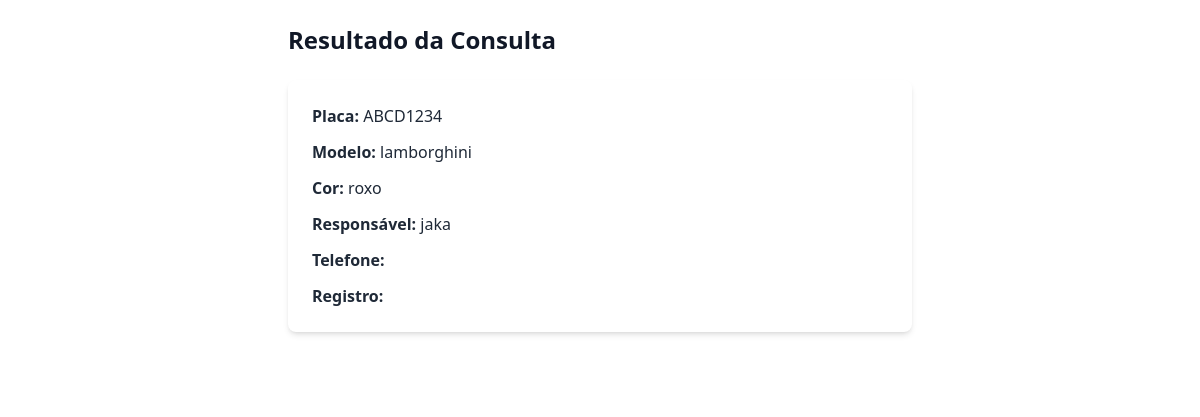
Page /resultado.php?placa=ABCD1234 (signed in) on the committed database.
### tables this page shows
CREATE TABLE `veiculos` (
  `id` int(11) NOT NULL,
  `placa` varchar(10) NOT NULL,
  `modelo` varchar(50) DEFAULT NULL,
  `cor` varchar(30) DEFAULT NULL,
  `responsavel` varchar(100) DEFAULT NULL
);

### resultado.php (the view, shortened to what this page needs)
<?php
include "conexao.php";
$placa = strtoupper($_GET['placa']);
$sql = "SELECT * FROM veiculos WHERE placa='$placa'";
$result = $conn->query($sql);
?>
<!DOCTYPE html>
<html lang="pt-br">
<head>
    <script src="https://cdn.tailwindcss.com"></script>
</head>
<body class="bg-white dark:bg-gray-900 text-gray-900 dark:text-white">
    <section class="max-w-2xl mx-auto p-6">
        <h2 class="text-2xl font-bold mb-6">Resultado da Consulta</h2>
        <div class="bg-white dark:bg-gray-800 p-6 rounded-lg shadow-md">
        <?php
        if ($result->num_rows > 0) {
            $row = $result->fetch_assoc();
            ?>
            <ul class="space-y-3 text-gray-800 dark:text-gray-200">
                <li><strong>Placa:</strong> <?php echo htmlspecialchars($row['placa']); ?></li>
                <li><strong>Modelo:</strong> <?php echo htmlspecialchars($row['modelo']); ?></li>
                <li><strong>Cor:</strong> <?php echo htmlspecialchars($row['cor']); ?></li>
                <li><strong>Responsável:</strong> <?php echo htmlspecialchars($row['responsavel']); ?></li>
                <li><strong>Telefone:</strong> <?php echo htmlspecialchars($row['telefone']); ?></li>
                <li><strong>Registro:</strong> <?php echo htmlspecialchars($row['registro']); ?></li
            </ul>
            <?php
        } else {
            echo "<p class='text-red-600 dark:text-red-400 font-semibold'>Nenhum veículo encontrado!</p>";
        }
        ?>
        </div>
        <div class="mt-6">
            <a href="index.php"
               class="inline-block px-6 py-2.5 bg-primary-700 hover:bg-primary-800 text-white rounded-lg focus:ring-4 focus:ring-primary-300 dark:focus:ring-primary-900 font-semibold text-center">
            </a>
        </div>
    </section>
</body>
</html>

### rows in the picture
veiculos: placa "ABCD1234", modelo "lamborghini", cor "roxo", responsavel "jaka"
